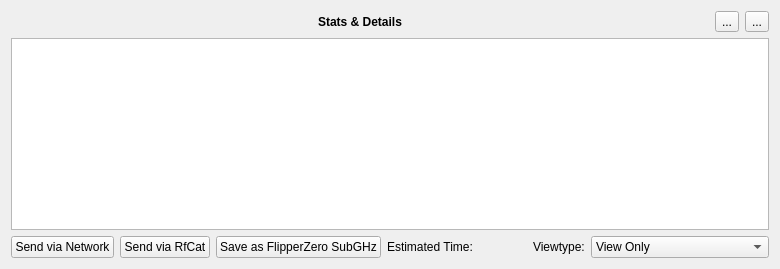
         <widget class="QWidget" name="layoutWidget">
          <layout class="QGridLayout" name="gridLayout_2">
           <property name="leftMargin">
            <number>11</number>
           </property>
           <property name="topMargin">
            <number>11</number>
           </property>
           <property name="rightMargin">
            <number>11</number>
           </property>
           <property name="bottomMargin">
            <number>11</number>
           </property>
           <item row="1" column="0" colspan="8">
            <widget class="GeneratorTableView" name="report_tabel_for_results">
             <property name="acceptDrops">
              <bool>true</bool>
             </property>
             <property name="frameShape">
              <enum>QFrame::StyledPanel</enum>
             </property>
             <property name="dragEnabled">
              <bool>false</bool>
             </property>
             <property name="dragDropOverwriteMode">
              <bool>false</bool>
             </property>
             <property name="dragDropMode">
              <enum>QAbstractItemView::DropOnly</enum>
             </property>
             <property name="defaultDropAction">
              <enum>Qt::CopyAction</enum>
             </property>
             <property name="alternatingRowColors">
              <bool>true</bool>
             </property>
             <property name="selectionBehavior">
              <enum>QAbstractItemView::SelectItems</enum>
             </property>
             <property name="verticalScrollMode">
              <enum>QAbstractItemView::ScrollPerPixel</enum>
             </property>
             <property name="horizontalScrollMode">
              <enum>QAbstractItemView::ScrollPerPixel</enum>
             </property>
             <property name="showGrid">
              <bool>false</bool>
             </property>
             <attribute name="horizontalHeaderHighlightSections">
              <bool>false</bool>
             </attribute>
             <attribute name="verticalHeaderHighlightSections">
              <bool>false</bool>
             </attribute>
            </widget>
           </item>
           <item row="2" column="0">
            <widget class="QPushButton" name="btnNetworkSDRSend">
             <property name="toolTip">
              <string>&lt;html&gt;&lt;head/&gt;&lt;body&gt;&lt;p&gt;&lt;span style=&quot; font-weight:600;&quot;&gt;Send encoded data to your external application via TCP.&lt;/span&gt;&lt;/p&gt;&lt;/body&gt;&lt;/html&gt;</string>
             </property>
             <property name="text">
              <string>Send via Network</string>
             </property>
             <property name="icon">
              <iconset theme="network-wired"/>
             </property>
             <property name="checkable">
              <bool>true</bool>
             </property>
            </widget>
           </item>
           <item row="2" column="7">
            <widget class="QComboBox" name="cbViewType">
             <item>
              <property name="text">
               <string>View Only</string>
              </property>
             </item>
             <item>
              <property name="text">
               <string>View and Save</string>
              </property>
             </item>
             <item>
              <property name="text">
               <string>View and Save and Record</string>
              </property>
             </item>
            </widget>
           </item>
           <item row="2" column="6">
            <widget class="QLabel" name="lViewType">
             <property name="sizePolicy">
              <sizepolicy hsizetype="Fixed" vsizetype="Preferred">
               <horstretch>0</horstretch>
               <verstretch>0</verstretch>
              </sizepolicy>
             </property>
             <property name="text">
              <string>Viewtype:</string>
             </property>
            </widget>
           </item>
           <item row="2" column="1">
            <widget class="QPushButton" name="btnRfCatSend">
             <property name="toolTip">
              <string>&lt;html&gt;&lt;head/&gt;&lt;body&gt;&lt;p&gt;&lt;span style=&quot; font-weight:600;&quot;&gt;Send encoded data via RfCat. &lt;/span&gt;&lt;/p&gt;&lt;p&gt;&lt;span style=&quot; font-style:italic;&quot;&gt;Hit again for stopping the sending process. Note that you can set the number of repetitions (from 1 to infinite) in:&lt;/span&gt;&lt;/p&gt;&lt;p&gt;&lt;span style=&quot; font-style:italic;&quot;&gt;Edit-&amp;gt;Options-&amp;gt;Device-&amp;gt;'Device sending repetitions'&lt;/span&gt;&lt;/p&gt;&lt;/body&gt;&lt;/html&gt;</string>
             </property>
             <property name="text">
              <string>Send via RfCat</string>
             </property>
             <property name="icon">
              <iconset theme="network-wireless"/>
             </property>
            </widget>
           </item>
           <item row="0" column="0" colspan="8">
            <layout class="QHBoxLayout" name="horizontalLayout">
             <property name="topMargin">
              <number>0</number>
             </property>
             <property name="bottomMargin">
              <number>0</number>
             </property>
             <item>
              <widget class="QLabel" name="Domain_Results_label">
               <property name="sizePolicy">
                <sizepolicy hsizetype="Preferred" vsizetype="Preferred">
                 <horstretch>0</horstretch>
                 <verstretch>0</verstretch>
                </sizepolicy>
               </property>
               <property name="font">
                <font>
                 <bold>true</bold>
                </font>
               </property>
               <property name="text">
                <string>Stats &amp; Details</string>
               </property>
               <property name="alignment">
                <set>Qt::AlignCenter</set>
               </property>
              </widget>
             </item>
             <item>
              <widget class="QToolButton" name="btnSave">
               <property name="sizePolicy">
                <sizepolicy hsizetype="Fixed" vsizetype="Preferred">
                 <horstretch>0</horstretch>
                 <verstretch>0</verstretch>
                </sizepolicy>
               </property>
               <property name="toolTip">
                <string>Save current fuzz profile.</string>
               </property>
               <property name="text">
                <string>...</string>
               </property>
               <property name="icon">
                <iconset theme="document-save"/>
               </property>
              </widget>
             </item>
             <item>
              <widget class="QToolButton" name="btnOpen">
               <property name="sizePolicy">
                <sizepolicy hsizetype="Fixed" vsizetype="Preferred">
                 <horstretch>0</horstretch>
                 <verstretch>0</verstretch>
                </sizepolicy>
               </property>
               <property name="toolTip">
                <string>Load a fuzz profile.</string>
               </property>
               <property name="text">
                <string>...</string>
               </property>
               <property name="icon">
                <iconset theme="document-open"/>
               </property>
              </widget>
             </item>
            </layout>
           </item>
           <item row="2" column="3">
            <widget class="QLabel" name="lEstimatedTime">
             <property name="toolTip">
              <string>&lt;html&gt;&lt;head/&gt;&lt;body&gt;&lt;p&gt;The estimated average time is based on the average number of bits per message and average sample rate, you set for the modulations.&lt;/p&gt;&lt;/body&gt;&lt;/html&gt;</string>
             </property>
             <property name="text">
              <string>Estimated Time: </string>
             </property>
            </widget>
           </item>
           <item row="2" column="2">
            <widget class="QPushButton" name="btnFZSave">
             <property name="text">
              <string>Save as FlipperZero SubGHz</string>
             </property>
             <property name="icon">
              <iconset theme="document-save-as"/>
             </property>
            </widget>
           </item>
           <item row="2" column="4">
            <spacer name="horizontalSpacer_3">
             <property name="orientation">
              <enum>Qt::Horizontal</enum>
             </property>
             <property name="sizeHint" stdset="0">
              <size>
               <width>38</width>
               <height>22</height>
              </size>
             </property>
            </spacer>
           </item>
          </layout>
         </widget>
